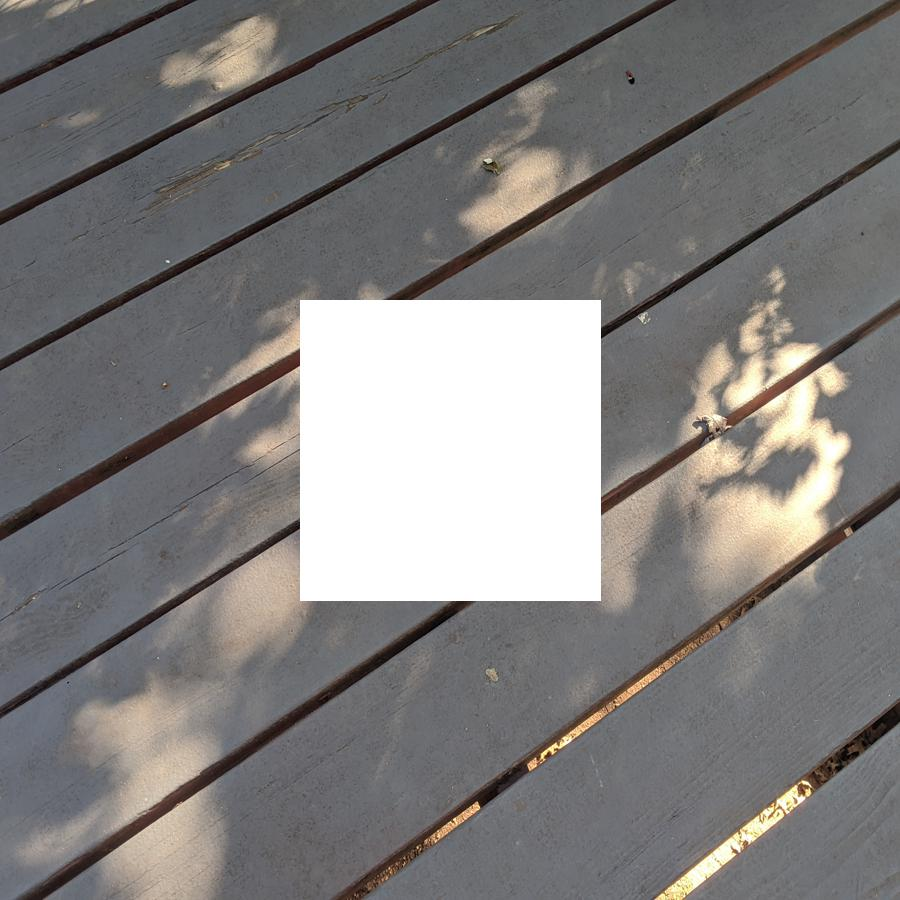
#> input picture Wood_Masked.jpg, 900 x 900 px
$ python final_tree_sk.py
#> lines starting #> are read from the running program, lines starting #| are printed output that depends on the picture; long printed decimals are rounded
### classification_tree.py
from distutils.command.build import build
import sys
import numpy as np
import math
import random
from numpy.random import normal
from numpy.random import binomial
from math import sqrt, log2, ceil
import matplotlib.pyplot as plt

def generate(n, var):
    x = [[1 if random.random() < .5 else (-1) for i in range (15)] for i in range(n)]
    x = np.array(x)
    return calc(x, var)


def calc(data, var):
#> called with data = array of shape (20000, 15), var = 2
    y = np.zeros((data.shape[0], 1))
    for i, x in enumerate(data):
        y[i] = -1 if 0 < .9*x[0] + (.9**2)*x[1] + (.9**3)*x[2]+(.9**4)*x[3]+(.9**5)*x[4] + normal(0, var) else 1
    return np.concatenate((data, y), axis=1)

# information gain of all X_i on Y in data
# [197 lines left out: functions information_gain, add_split, split, build_tree, predict, not called in this run]

# Classification Tree class
class ClassificationTree:
    # [17 lines left out: functions __init__, train, predict, not called in this run]

# [67 lines of commented-out code are left out]

### final_data_processing.py
import cv2
import numpy as np
from math import sqrt
from matplotlib import pyplot as plt
import pickle

image_original = cv2.imread("Wood_Masked.jpg")
#> image_original is the input picture: shape (900, 900, 3); mean B, G, R 124.7, 125.7, 128
# fix the colors (BGR to RGB)
image_original = np.flip(image_original, axis=-1)

# get rid of the white part so we can find the colors
image = np.array_split(image_original, 3)
#> image = 3 items
image = np.stack(image)
image = np.array_split(image, 3, axis=2)
image= np.stack(image)
image = list(image.reshape(9, 300, 300, 3))
#> image = 9 items
del image[4]
image = np.concatenate(np.stack(image), axis=0)
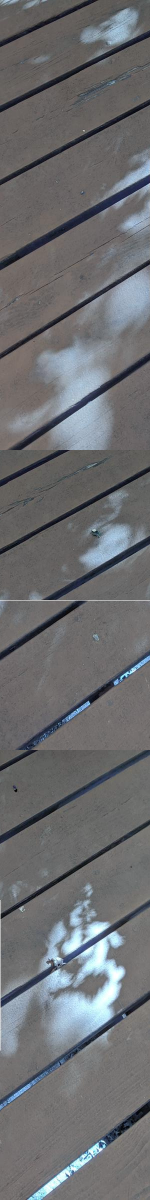
#> image: shape (2400, 300, 3) (shown at 1/2 size); mean of channels 0, 1, 2 112.2, 109.5, 108.4; drawn as B, G, R

# number of bins/colors to find
bin_count = 4
min_percent = .005

show_image = False
show_palette = True

try:
    bins = pickle.load(open("bins.p", "rb"))
#> (reads bins.p from the repository)
except:
    bins = None
binned_pixels = []
total_pixels = len(image.reshape(-1, 3))*(8/9)
#> total_pixels = 640000
if bins is None or len(bins) != bin_count:
    print("Defining Bins")
    # must be square
    bins = np.random.randint(high=256, low = 0, size=(bin_count, 3))
    # find nearest bin for each value

    for iteration in range(100):
        binned_pixels = [[] for i in range(bin_count)]
        print("Finding Nearest Bin for Each Value")
        # find distances for each bin for each pixel
        dist = np.sum((bins[:, None, :]-image.reshape(-1, 3))**2, axis=2)
        # get closest bin for each pixel
        idxs = np.argmin(dist, axis=0)
        # assign pixel to bin
        for i, pixel in enumerate(image.reshape(-1, 3)):
            binned_pixels[idxs[i]].append(pixel)

        print("Calculating Mean for Each Bin")
        # calculate mean for each bin and redefine bin value
        total_zeros = 0
        max = 0
        max_bin = 0

        for i, bin in enumerate(binned_pixels):
            print(len(bin)/total_pixels)
            if len(bin)/total_pixels > min_percent:
                bins[i] = np.mean(bin, axis=0)
                if len(bin) > max:
                    max = len(bin)
                    max_bin = i
            else:
                bins[i] = np.random.randint(high=256, low = 0, size=(3))
                total_zeros += 1
        if total_zeros == 0:
            break
        # stop pixels from collecting at local maximum
        bins[max_bin] = np.random.randint(high=256, low = 0, size=(3))
        print("Iteration: ", iteration, " total_zeros: ", total_zeros)
#> this loop made 1 pass
#| 0.02105
#| 1.037
#| 0.04044
#| 0.02624
#> after the loop, bins = [[239, 220, 181], [103, 102, 103], [189, 170, 151], [217, 204, 185]]


if show_palette:
    plt.imshow(bins.reshape(1, -1, 3).astype(np.uint8))
    plt.show()
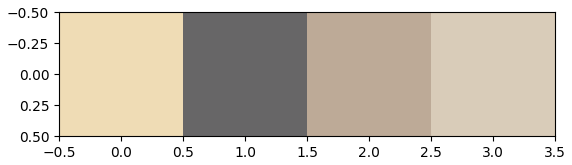
#> figure drawn by matplotlib, 1 panel

if show_image:
    # find nearest bin for each value
    dist = np.sum((bins[:, None, :]-image_original.reshape(-1, 3))**2, axis=2)
    idxs = np.argmin(dist, axis=0)

    # Map the image to the nearest colors
    quantized = bins[idxs]

    plt.imshow(quantized.reshape(image_original.shape).astype(np.uint8))
    plt.show()

pickle.dump(bins, open("bins.p", "wb"))

bin_sizes = {}


if len(binned_pixels) != 0:
    for i, bin in enumerate(binned_pixels):
        bin_sizes.update({i: len(bin)/total_pixels})
#> after the loop, bin_sizes = {0: 0.0211, 1: 1.04, 2: 0.0404, 3: 0.0262}

    # print(bin_sizes)
    pickle.dump(bin_sizes, open("bin_sizes.p", "wb"))

# [9 lines left out: function quantize, not called in this run]

def quantize_indexs(image, bins = bins):
    # find nearest bin for each value
    dist = np.sum((bins[:, None, :]-image.reshape(-1, 3))**2, axis=2)
    idxs = np.argmin(dist, axis=0)

    # Map the image to the nearest colors
    quantized = idxs

    return quantized.reshape(image.shape[0], image.shape[1], 1).astype(np.uint8)

# print(bins)

def get_original_data():
    image_original = cv2.imread("Wood_Masked.jpg")
    # fix the colors (BGR to RGB)
    image_original = np.flip(image_original, axis=-1)

    # get rid of the white part so we can find the colors
    image = np.array_split(image_original, 3)
#> image = 3 items
    image = np.stack(image)
    image = np.array_split(image, 3, axis=2)
    image= np.stack(image)
    image = list(image.reshape(9, 300, 300, 3))
#> image = 9 items
    del image[4]

    processed_data = []
    for i, image in enumerate(image):
        processed_data.append(image)
#> this loop made 8 passes
#> after the loop, processed_data = 8 items
        # for r in range(4):
        #     processed_data.append(np.rot90(image))

    image = np.concatenate(np.stack(processed_data), axis=0)
    return image

### final_tree_sk.py
from sklearn.ensemble import ExtraTreesClassifier
from sklearn import tree
import cv2
import numpy as np
from matplotlib import pyplot as plt
from classification_tree import ClassificationTree
from final_data_processing import get_original_data, quantize_indexs
import pickle

# [7 lines of commented-out code are left out]
patch_size = 4
# TODO
def sample_pixels_with_noise(image, x, y, n, colors, p):
    image = image[x-patch_size:x+patch_size, y-patch_size:y+patch_size, :]

    # Calculate the distances from the pixel at (x, y) to all other pixels
    x_coords, y_coords = np.meshgrid(np.arange(image.shape[0]), np.arange(image.shape[1]))
    distances = np.sqrt((x_coords - x)**2 + (y_coords - y)**2)
    # Convert the distances to probabilities
    min_distance = np.min(distances)
    max_distance = np.max(distances)
    distances = (max_distance - distances) / (max_distance - min_distance)

    # Normalize the probabilities to sum to 1
    probabilities = distances / np.sum(distances)

    # Sample n pixels using the probabilities as weights
    indices = np.random.choice(np.arange(image.size/3), size=n, p=probabilities.flatten()).astype(np.uint8)
    pixels = image.reshape(-1, 3)[indices, :]

    # Replace each pixel with a randomly chosen color from the list with probability p
    new_pixels = []
    if p > 0:
        for pixel in pixels:
            if np.random.random() < p:
                idx = np.random.choice(np.arange(len(colors)))
                new_pixels.append(colors[idx])
            else:
                new_pixels.append(pixel)
        return np.array(new_pixels)
    else:
        return pixels
# TODO
# [19 lines left out: function sample_pixels, not called in this run]


def generate_dataset(image, n, size, bins, p=0.1):
    # Create empty arrays for the input and output
#> called with n = 32, size = 100000, bins = array of shape (4, 3), p = 0.3
    X = np.empty((size, n, 3))
    Y = np.empty((size, ))

    # change the image into a quantized image of indexs
    quantized_image = quantize_indexs(image, bins)
#> in quantize_indexs, `return quantized.reshape(image.shape[0], image.shape[1], 1).astype(np...`:
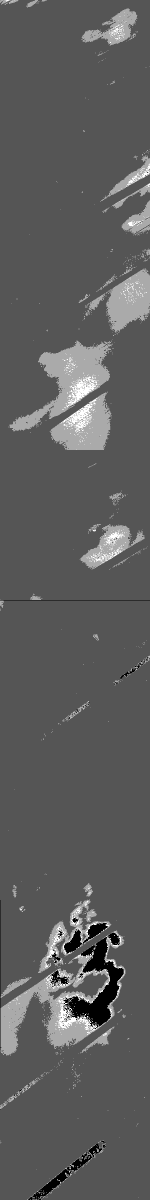
#> returned value: shape (2400, 300, 1) (shown at 1/2 size); min 0, max 3, mean 1.09; drawn with min black and max white

    # Generate size number of data points
    for i in range(size):
        x, y = np.random.randint(0, image.shape[0]), np.random.randint(0, image.shape[1])
        while x < patch_size  or x + patch_size > image.shape[0] or y < patch_size or y + patch_size > image.shape[1]:
            x, y = np.random.randint(0, image.shape[0]), np.random.randint(0, image.shape[1])

        # Sample n pixels from the image using the sample_pixels function
        pixels = np.array(sample_pixels_with_noise(image, x, y, n, bins, p))
        pixels = np.stack(pixels)
        # Add the sampled pixels and the pixel at (x, y) to the input and output arrays
        X[i, :, :] = np.array(pixels)
        Y[i] = quantized_image[x, y]

    return X, Y


# [36 lines left out: functions alternating, spiral, not called in this run]

def main():
    im = get_original_data()

    try:
        bins = pickle.load(open("bins.p", "rb"))
        bin_sizes = pickle.load(open("bin_sizes.p", "rb"))
        print(bin_sizes)
    except:
        bins = None

    # passing random bin to each pixel
    # for i in range(301):
    #     for j in range(301):
    #         im[300+i, 300+j, :] = bins[np.random.randint(0, len(bins))]
    print(bins.shape)
    plt.imshow(bins.reshape(1, -1, 3))
    plt.show()

    clf = ExtraTreesClassifier(n_estimators=10, random_state=22, n_jobs=1, criterion="entropy", class_weight=dict(bin_sizes), bootstrap=True)
    sample_size = 32
    X, Y = generate_dataset(im, sample_size, 100000, bins, p=0.3)

    dataset = np.concatenate((X.reshape(-1, sample_size*3), Y.reshape(-1, 1)), axis=1)

#> (the run stopped early here; a loop or call above may not have finished)
